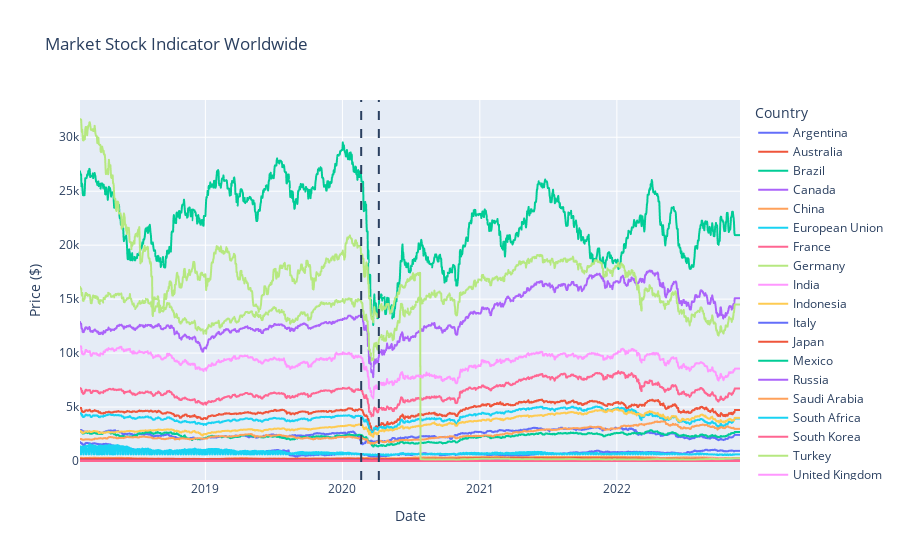

Notebook source saved alongside this figure:
### Markdown cell above
The choropleth map above shows the percentage change per day for each G20 financial market in 2020. We can scroll through each day to see the volatility of each market as it responds to the news of COVID-19. The most notable period is from around day 55-78 where we see a large percent decrease and high volatility across all G20 countries.

### Code cell
g20_index_data_q1 = pd.read_sql_query('''
SELECT
        `date`
        ,Country
        ,USD
FROM `l02-3`.g20_index_usd_final
ORDER BY 2, 1 DESC
;'''
    , engine)

fig_worldwide = px.line(g20_index_data_q1, x="date", y='USD', color='Country', 
            title="Market Stock Indicator Worldwide", labels={"date": "Date", "USD": "Price ($)"})
fig_worldwide.add_vline(x='2020-02-20', line_dash="dash")
fig_worldwide.add_vline(x='2020-04-07', line_dash="dash")
fig_worldwide.show()

### Figure 1 — Plotly figure (JSON) as saved in the notebook; plotly's stock layout.template omitted (floating-point values rounded to 4 significant figures; data arrays with more than 128 entries replaced by an {"elided": "..."} marker saying what was removed)
{"data": [{"hovertemplate": "Country=Argentina<br>Date=%{x}<br>Price ($)=%{y}<extra></extra>", "legendgroup": "Argentina", "line": {"color": "#636efa", "dash": "solid"}, "marker": {"symbol": "circle"}, "mode": "lines", "name": "Argentina", "showlegend": true, "type": "scattergl", "x": {"elided": "1759 str values"}, "xaxis": "x", "y": {"elided": "1759 float values"}, "yaxis": "y"}, {"hovertemplate": "Country=Australia<br>Date=%{x}<br>Price ($)=%{y}<extra></extra>", "legendgroup": "Australia", "line": {"color": "#EF553B", "dash": "solid"}, "marker": {"symbol": "circle"}, "mode": "lines", "name": "Australia", "showlegend": true, "type": "scattergl", "x": {"elided": "1759 str values"}, "xaxis": "x", "y": {"elided": "1759 float values"}, "yaxis": "y"}, {"hovertemplate": "Country=Brazil<br>Date=%{x}<br>Price ($)=%{y}<extra></extra>", "legendgroup": "Brazil", "line": {"color": "#00cc96", "dash": "solid"}, "marker": {"symbol": "circle"}, "mode": "lines", "name": "Brazil", "showlegend": true, "type": "scattergl", "x": {"elided": "1759 str values"}, "xaxis": "x", "y": {"elided": "1759 float values"}, "yaxis": "y"}, {"hovertemplate": "Country=Canada<br>Date=%{x}<br>Price ($)=%{y}<extra></extra>", "legendgroup": "Canada", "line": {"color": "#ab63fa", "dash": "solid"}, "marker": {"symbol": "circle"}, "mode": "lines", "name": "Canada", "showlegend": true, "type": "scattergl", "x": {"elided": "1759 str values"}, "xaxis": "x", "y": {"elided": "1759 float values"}, "yaxis": "y"}, {"hovertemplate": "Country=China<br>Date=%{x}<br>Price ($)=%{y}<extra></extra>", "legendgroup": "China", "line": {"color": "#FFA15A", "dash": "solid"}, "marker": {"symbol": "circle"}, "mode": "lines", "name": "China", "showlegend": true, "type": "scattergl", "x": {"elided": "1759 str values"}, "xaxis": "x", "y": {"elided": "1759 float values"}, "yaxis": "y"}, {"hovertemplate": "Country=European Union<br>Date=%{x}<br>Price ($)=%{y}<extra></extra>", "legendgroup": "European Union", "line": {"color": "#19d3f3", "dash": "solid"}, "marker": {"symbol": "circle"}, "mode": "lines", "name": "European Union", "showlegend": true, "type": "scattergl", "x": {"elided": "1759 str values"}, "xaxis": "x", "y": {"elided": "1759 float values"}, "yaxis": "y"}, {"hovertemplate": "Country=France<br>Date=%{x}<br>Price ($)=%{y}<extra></extra>", "legendgroup": "France", "line": {"color": "#FF6692", "dash": "solid"}, "marker": {"symbol": "circle"}, "mode": "lines", "name": "France", "showlegend": true, "type": "scattergl", "x": {"elided": "1759 str values"}, "xaxis": "x", "y": {"elided": "1759 float values"}, "yaxis": "y"}, {"hovertemplate": "Country=Germany<br>Date=%{x}<br>Price ($)=%{y}<extra></extra>", "legendgroup": "Germany", "line": {"color": "#B6E880", "dash": "solid"}, "marker": {"symbol": "circle"}, "mode": "lines", "name": "Germany", "showlegend": true, "type": "scattergl", "x": {"elided": "1759 str values"}, "xaxis": "x", "y": {"elided": "1759 float values"}, "yaxis": "y"}, {"hovertemplate": "Country=India<br>Date=%{x}<br>Price ($)=%{y}<extra></extra>", "legendgroup": "India", "line": {"color": "#FF97FF", "dash": "solid"}, "marker": {"symbol": "circle"}, "mode": "lines", "name": "India", "showlegend": true, "type": "scattergl", "x": {"elided": "1759 str values"}, "xaxis": "x", "y": {"elided": "1759 float values"}, "yaxis": "y"}, {"hovertemplate": "Country=Indonesia<br>Date=%{x}<br>Price ($)=%{y}<extra></extra>", "legendgroup": "Indonesia", "line": {"color": "#FECB52", "dash": "solid"}, "marker": {"symbol": "circle"}, "mode": "lines", "name": "Indonesia", "showlegend": true, "type": "scattergl", "x": {"elided": "1759 str values"}, "xaxis": "x", "y": {"elided": "1759 float values"}, "yaxis": "y"}, {"hovertemplate": "Country=Italy<br>Date=%{x}<br>Price ($)=%{y}<extra></extra>", "legendgroup": "Italy", "line": {"color": "#636efa", "dash": "solid"}, "marker": {"symbol": "circle"}, "mode": "lines", "name": "Italy", "showlegend": true, "type": "scattergl", "x": {"elided": "1759 str values"}, "xaxis": "x", "y": {"elided": "1759 float values"}, "yaxis": "y"}, {"hovertemplate": "Country=Japan<br>Date=%{x}<br>Price ($)=%{y}<extra></extra>", "legendgroup": "Japan", "line": {"color": "#EF553B", "dash": "solid"}, "marker": {"symbol": "circle"}, "mode": "lines", "name": "Japan", "showlegend": true, "type": "scattergl", "x": {"elided": "1759 str values"}, "xaxis": "x", "y": {"elided": "1759 float values"}, "yaxis": "y"}, {"hovertemplate": "Country=Mexico<br>Date=%{x}<br>Price ($)=%{y}<extra></extra>", "legendgroup": "Mexico", "line": {"color": "#00cc96", "dash": "solid"}, "marker": {"symbol": "circle"}, "mode": "lines", "name": "Mexico", "showlegend": true, "type": "scattergl", "x": {"elided": "1759 str values"}, "xaxis": "x", "y": {"elided": "1759 float values"}, "yaxis": "y"}, {"hovertemplate": "Country=Russia<br>Date=%{x}<br>Price ($)=%{y}<extra></extra>", "legendgroup": "Russia", "line": {"color": "#ab63fa", "dash": "solid"}, "marker": {"symbol": "circle"}, "mode": "lines", "name": "Russia", "showlegend": true, "type": "scattergl", "x": {"elided": "1759 str values"}, "xaxis": "x", "y": {"elided": "1759 float values"}, "yaxis": "y"}, {"hovertemplate": "Country=Saudi Arabia<br>Date=%{x}<br>Price ($)=%{y}<extra></extra>", "legendgroup": "Saudi Arabia", "line": {"color": "#FFA15A", "dash": "solid"}, "marker": {"symbol": "circle"}, "mode": "lines", "name": "Saudi Arabia", "showlegend": true, "type": "scattergl", "x": {"elided": "1759 str values"}, "xaxis": "x", "y": {"elided": "1759 float values"}, "yaxis": "y"}, {"hovertemplate": "Country=South Africa<br>Date=%{x}<br>Price ($)=%{y}<extra></extra>", "legendgroup": "South Africa", "line": {"color": "#19d3f3", "dash": "solid"}, "marker": {"symbol": "circle"}, "mode": "lines", "name": "South Africa", "showlegend": true, "type": "scattergl", "x": {"elided": "1759 str values"}, "xaxis": "x", "y": {"elided": "1759 float values"}, "yaxis": "y"}, {"hovertemplate": "Country=South Korea<br>Date=%{x}<br>Price ($)=%{y}<extra></extra>", "legendgroup": "South Korea", "line": {"color": "#FF6692", "dash": "solid"}, "marker": {"symbol": "circle"}, "mode": "lines", "name": "South Korea", "showlegend": true, "type": "scattergl", "x": {"elided": "1759 str values"}, "xaxis": "x", "y": {"elided": "1759 float values"}, "yaxis": "y"}, {"hovertemplate": "Country=Turkey<br>Date=%{x}<br>Price ($)=%{y}<extra></extra>", "legendgroup": "Turkey", "line": {"color": "#B6E880", "dash": "solid"}, "marker": {"symbol": "circle"}, "mode": "lines", "name": "Turkey", "showlegend": true, "type": "scattergl", "x": {"elided": "1759 str values"}, "xaxis": "x", "y": {"elided": "1759 float values"}, "yaxis": "y"}, {"hovertemplate": "Country=United Kingdom<br>Date=%{x}<br>Price ($)=%{y}<extra></extra>", "legendgroup": "United Kingdom", "line": {"color": "#FF97FF", "dash": "solid"}, "marker": {"symbol": "circle"}, "mode": "lines", "name": "United Kingdom", "showlegend": true, "type": "scattergl", "x": {"elided": "1759 str values"}, "xaxis": "x", "y": {"elided": "1759 float values"}, "yaxis": "y"}, {"hovertemplate": "Country=United States<br>Date=%{x}<br>Price ($)=%{y}<extra></extra>", "legendgroup": "United States", "line": {"color": "#FECB52", "dash": "solid"}, "marker": {"symbol": "circle"}, "mode": "lines", "name": "United States", "showlegend": true, "type": "scattergl", "x": {"elided": "1759 str values"}, "xaxis": "x", "y": {"elided": "1759 int values"}, "yaxis": "y"}], "layout": {"legend": {"title": {"text": "Country"}, "tracegroupgap": 0}, "shapes": [{"line": {"dash": "dash"}, "type": "line", "x0": "2020-02-20", "x1": "2020-02-20", "xref": "x", "y0": 0, "y1": 1, "yref": "y domain"}, {"line": {"dash": "dash"}, "type": "line", "x0": "2020-04-07", "x1": "2020-04-07", "xref": "x", "y0": 0, "y1": 1, "yref": "y domain"}], "title": {"text": "Market Stock Indicator Worldwide"}, "xaxis": {"anchor": "y", "domain": [0, 1], "title": {"text": "Date"}}, "yaxis": {"anchor": "x", "domain": [0, 1], "title": {"text": "Price ($)"}}}}
